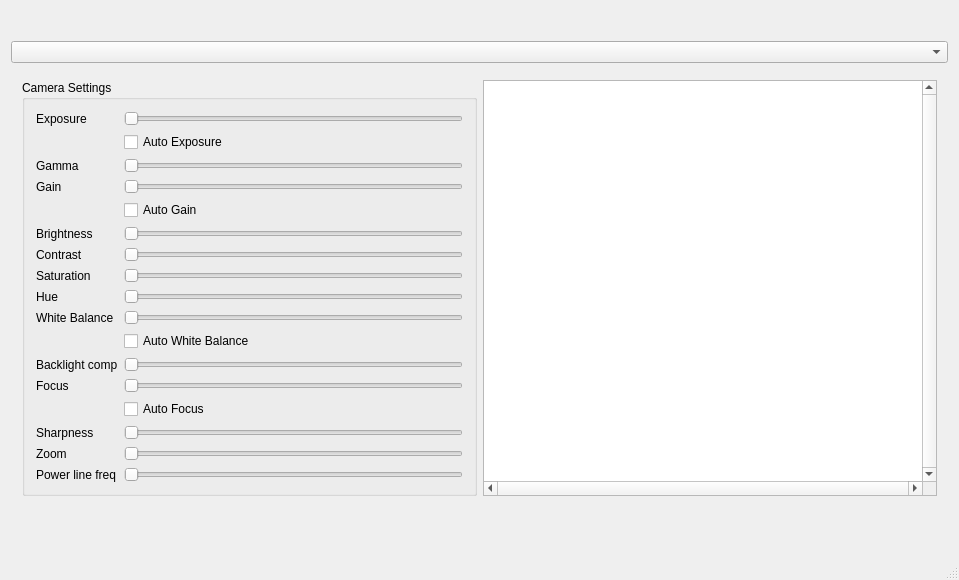
<?xml version="1.0" encoding="UTF-8"?>
<ui version="4.0">
 <class>MainWindow2</class>
 <widget class="QMainWindow" name="MainWindow2">
  <property name="geometry">
   <rect>
    <x>0</x>
    <y>0</y>
    <width>959</width>
    <height>580</height>
   </rect>
  </property>
  <property name="windowTitle">
   <string>OpenPnP-Capture Test Program</string>
  </property>
  <widget class="QWidget" name="centralWidget">
   <layout class="QVBoxLayout" name="verticalLayout">
    <item>
     <widget class="QLabel" name="frameDisplay">
      <property name="sizePolicy">
       <sizepolicy hsizetype="Preferred" vsizetype="Preferred">
        <horstretch>0</horstretch>
        <verstretch>1</verstretch>
       </sizepolicy>
      </property>
      <property name="text">
       <string/>
      </property>
     </widget>
    </item>
    <item>
     <widget class="QComboBox" name="cameraChooser"/>
    </item>
    <item>
     <widget class="QFrame" name="frame">
      <property name="sizePolicy">
       <sizepolicy hsizetype="Preferred" vsizetype="Fixed">
        <horstretch>0</horstretch>
        <verstretch>0</verstretch>
       </sizepolicy>
      </property>
      <property name="frameShape">
       <enum>QFrame::NoFrame</enum>
      </property>
      <property name="frameShadow">
       <enum>QFrame::Plain</enum>
      </property>
      <property name="lineWidth">
       <number>0</number>
      </property>
      <layout class="QHBoxLayout" name="horizontalLayout">
       <item>
        <widget class="QGroupBox" name="groupBox">
         <property name="sizePolicy">
          <sizepolicy hsizetype="Preferred" vsizetype="Minimum">
           <horstretch>0</horstretch>
           <verstretch>0</verstretch>
          </sizepolicy>
         </property>
         <property name="title">
          <string>Camera Settings</string>
         </property>
         <layout class="QGridLayout" name="gridLayout">
          <item row="14" column="1">
           <widget class="QSlider" name="sharpnessSlider">
            <property name="orientation">
             <enum>Qt::Horizontal</enum>
            </property>
           </widget>
          </item>
          <item row="16" column="1">
           <widget class="QSlider" name="powerlineFreqSlider">
            <property name="orientation">
             <enum>Qt::Horizontal</enum>
            </property>
           </widget>
          </item>
          <item row="16" column="0">
           <widget class="QLabel" name="label_13">
            <property name="text">
             <string>Power line freq</string>
            </property>
           </widget>
          </item>
          <item row="3" column="1">
           <widget class="QSlider" name="gainSlider">
            <property name="orientation">
             <enum>Qt::Horizontal</enum>
            </property>
           </widget>
          </item>
          <item row="3" column="0">
           <widget class="QLabel" name="label_2">
            <property name="text">
             <string>Gain</string>
            </property>
           </widget>
          </item>
          <item row="0" column="0">
           <widget class="QLabel" name="label">
            <property name="text">
             <string>Exposure</string>
            </property>
           </widget>
          </item>
          <item row="0" column="1">
           <widget class="QSlider" name="exposureSlider">
            <property name="orientation">
             <enum>Qt::Horizontal</enum>
            </property>
           </widget>
          </item>
          <item row="9" column="0">
           <widget class="QLabel" name="label_5">
            <property name="text">
             <string>White Balance</string>
            </property>
           </widget>
          </item>
          <item row="2" column="0">
           <widget class="QLabel" name="label_7">
            <property name="text">
             <string>Gamma</string>
            </property>
           </widget>
          </item>
          <item row="6" column="0">
           <widget class="QLabel" name="label_4">
            <property name="text">
             <string>Contrast</string>
            </property>
           </widget>
          </item>
          <item row="6" column="1">
           <widget class="QSlider" name="contrastSlider">
            <property name="orientation">
             <enum>Qt::Horizontal</enum>
            </property>
           </widget>
          </item>
          <item row="9" column="1">
           <widget class="QSlider" name="whitebalanceSlider">
            <property name="orientation">
             <enum>Qt::Horizontal</enum>
            </property>
           </widget>
          </item>
          <item row="2" column="1">
           <widget class="QSlider" name="gammaSlider">
            <property name="orientation">
             <enum>Qt::Horizontal</enum>
            </property>
           </widget>
          </item>
          <item row="5" column="1">
           <widget class="QSlider" name="brightnessSlider">
            <property name="orientation">
             <enum>Qt::Horizontal</enum>
            </property>
           </widget>
          </item>
          <item row="15" column="0">
           <widget class="QLabel" name="label_8">
            <property name="text">
             <string>Zoom</string>
            </property>
           </widget>
          </item>
          <item row="5" column="0">
           <widget class="QLabel" name="label_3">
            <property name="text">
             <string>Brightness</string>
            </property>
           </widget>
          </item>
          <item row="10" column="1">
           <widget class="QCheckBox" name="autoWhiteBalance">
            <property name="text">
             <string>Auto White Balance</string>
            </property>
           </widget>
          </item>
          <item row="15" column="1">
           <widget class="QSlider" name="zoomSlider">
            <property name="orientation">
             <enum>Qt::Horizontal</enum>
            </property>
           </widget>
          </item>
          <item row="1" column="1">
           <widget class="QCheckBox" name="autoExposure">
            <property name="text">
             <string>Auto Exposure</string>
            </property>
           </widget>
          </item>
          <item row="7" column="0">
           <widget class="QLabel" name="label_9">
            <property name="text">
             <string>Saturation</string>
            </property>
           </widget>
          </item>
          <item row="4" column="1">
           <widget class="QCheckBox" name="autoGain">
            <property name="text">
             <string>Auto Gain</string>
            </property>
           </widget>
          </item>
          <item row="12" column="1">
           <widget class="QSlider" name="focusSlider">
            <property name="orientation">
             <enum>Qt::Horizontal</enum>
            </property>
           </widget>
          </item>
          <item row="13" column="1">
           <widget class="QCheckBox" name="autoFocus">
            <property name="text">
             <string>Auto Focus</string>
            </property>
           </widget>
          </item>
          <item row="7" column="1">
           <widget class="QSlider" name="saturationSlider">
            <property name="orientation">
             <enum>Qt::Horizontal</enum>
            </property>
           </widget>
          </item>
          <item row="12" column="0">
           <widget class="QLabel" name="label_6">
            <property name="text">
             <string>Focus</string>
            </property>
           </widget>
          </item>
          <item row="11" column="1">
           <widget class="QSlider" name="backlightSlider">
            <property name="orientation">
             <enum>Qt::Horizontal</enum>
            </property>
           </widget>
          </item>
          <item row="11" column="0">
           <widget class="QLabel" name="label_11">
            <property name="text">
             <string>Backlight comp</string>
            </property>
           </widget>
          </item>
          <item row="8" column="0">
           <widget class="QLabel" name="label_10">
            <property name="text">
             <string>Hue</string>
            </property>
           </widget>
          </item>
          <item row="8" column="1">
           <widget class="QSlider" name="hueSlider">
            <property name="orientation">
             <enum>Qt::Horizontal</enum>
            </property>
           </widget>
          </item>
          <item row="14" column="0">
           <widget class="QLabel" name="label_12">
            <property name="text">
             <string>Sharpness</string>
            </property>
           </widget>
          </item>
         </layout>
        </widget>
       </item>
       <item>
        <widget class="QPlainTextEdit" name="logWidget">
         <property name="sizePolicy">
          <sizepolicy hsizetype="Expanding" vsizetype="Minimum">
           <horstretch>0</horstretch>
           <verstretch>0</verstretch>
          </sizepolicy>
         </property>
         <property name="verticalScrollBarPolicy">
          <enum>Qt::ScrollBarAlwaysOn</enum>
         </property>
         <property name="horizontalScrollBarPolicy">
          <enum>Qt::ScrollBarAlwaysOn</enum>
         </property>
         <property name="undoRedoEnabled">
          <bool>false</bool>
         </property>
         <property name="readOnly">
          <bool>true</bool>
         </property>
        </widget>
       </item>
      </layout>
     </widget>
    </item>
    <item>
     <spacer name="verticalSpacer">
      <property name="orientation">
       <enum>Qt::Vertical</enum>
      </property>
      <property name="sizeHint" stdset="0">
       <size>
        <width>20</width>
        <height>40</height>
       </size>
      </property>
     </spacer>
    </item>
   </layout>
  </widget>
  <widget class="QMenuBar" name="menuBar">
   <property name="geometry">
    <rect>
     <x>0</x>
     <y>0</y>
     <width>959</width>
     <height>20</height>
    </rect>
   </property>
  </widget>
  <widget class="QStatusBar" name="statusBar"/>
 </widget>
 <layoutdefault spacing="6" margin="11"/>
 <resources/>
 <connections/>
</ui>
